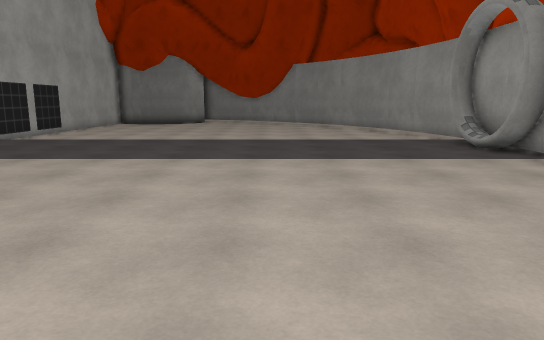
View 1 (above)

13 first-person views from a walk through a 3-D level made in the Unity game engine. The camera is 1.5 m above the floor, tilts 10° down and sees 70° across. The floor is counted in squares, 1 m on a side. Each view is taken from the middle of a square. On the plan, view 1 faces up. The plan holds only what a view shows up to about 17 squares ahead; the rest is blank. The place goes on beyond the plan. Some surface patterns are stand-ins.

View 2
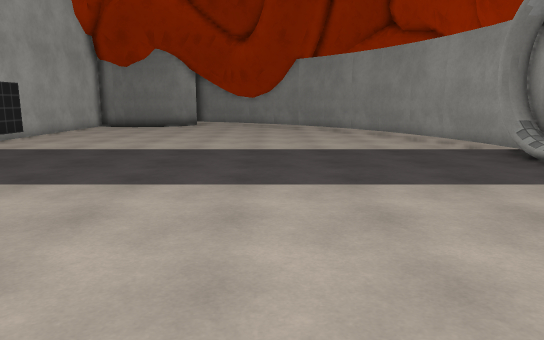

View 3
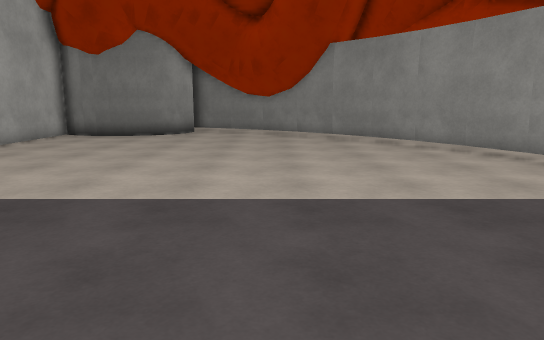

View 4
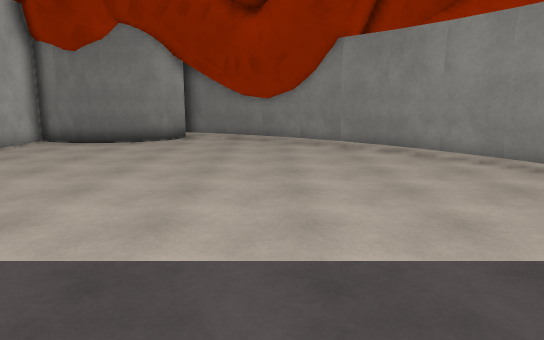

View 5
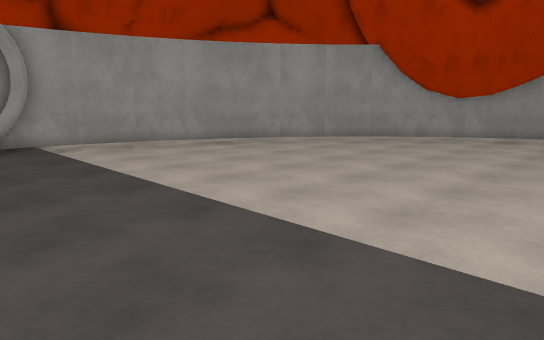

View 6
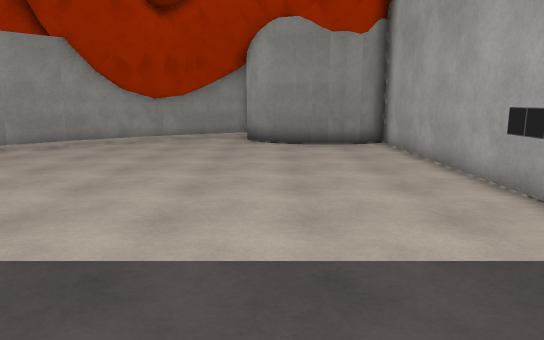

View 7
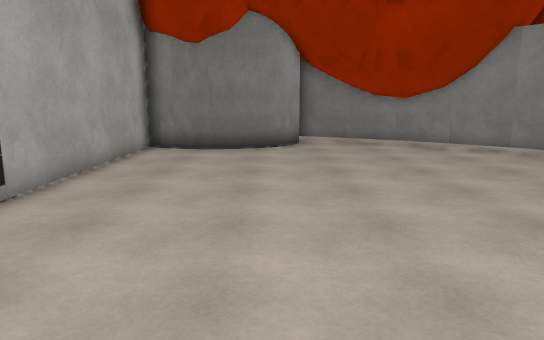

View 8
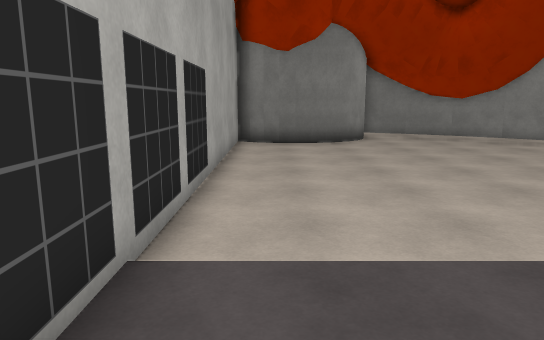

View 9
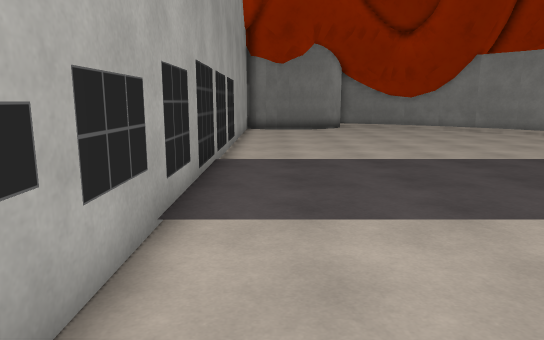

View 10
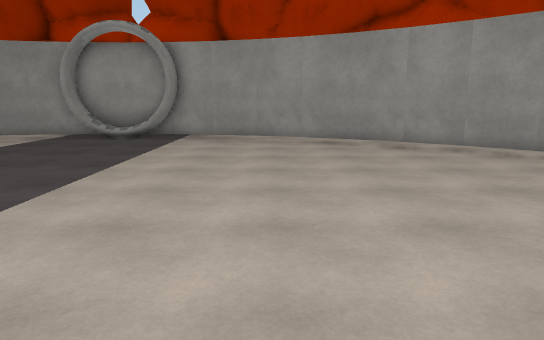

View 11
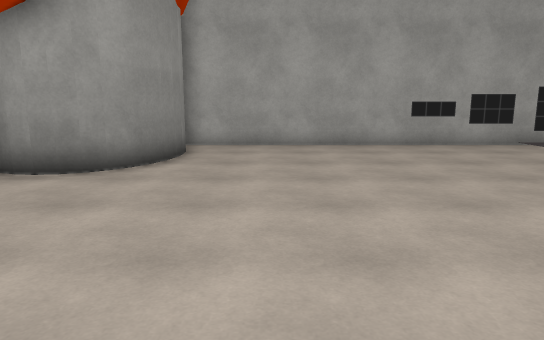

View 12
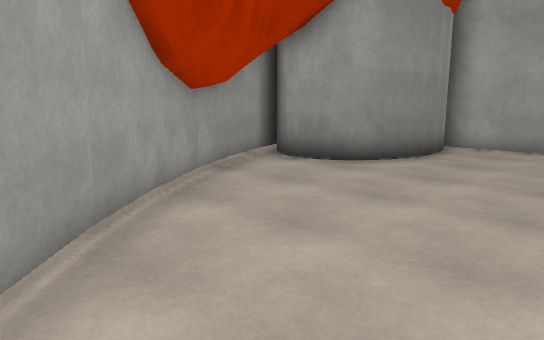

View 13
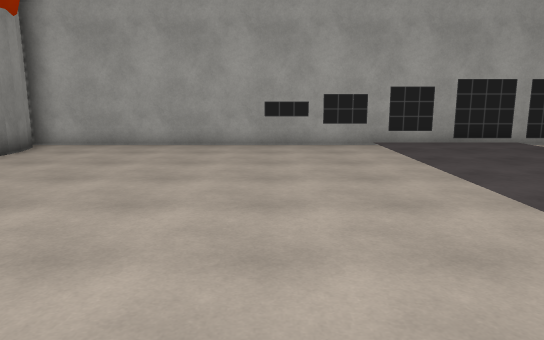

### Floor plan
Points are (right, up) in squares from view 1. A wall is a line through its corners. A room is listed if a view was taken in it or the views show most of it. See-through windows are left out.
Room 1 (views 1, 2, 3, 4, 5, 6, 7, 8, 9, 10, 11, 12, 13)
walls: (7.1, 12) (7.1, 13.5); (7, 10.5) (7.1, 12.1); (7, 14.4) (6.8, 15.6) (6.3, 17.4); (6.7, 8.3) (6.9, 9.6); (6.3, 17.3) (5.6, 19.2); (6.3, 6.6) (6.7, 8.4); (5.7, 19) (4.8, 20.8); (5.6, 4.8) (6.3, 6.7); (4.9, 20.7) (3.9, 22.4); (4.8, 3.2) (5.7, 4.9); (4, 22.2) (2.7, 23.8); (3.8, 1.6) (4.9, 3.3); (2.8, 23.8) (1.4, 25.3); (2.7, 0.1) (3.9, 1.7); (1.6, 25.1) (0.1, 26.4) (-1.5, 27.5); (1.5, -1.2) (2.8, 0.3); (-6.9, -1.7) (-6.3, -2); (-8.2, -1.6) (-7.5, -1.6) (-6.6, -1.8) (-5.6, -2.4) (-5, -3.2) (-4.9, -4.2); (-5.9, -2.3) (-5.3, -2.8) (-4.9, -3.7) (-5, -4.5); (-8.8, -1.6) (-8, -1.6); (-7.4, 26.2) (-8.2, 26.1); (-6.2, 26.6) (-6.9, 26.3); (-8.1, 26.1) (-9, 26.2) (-9.9, 26.6); (-8.6, 26.1) (-9.3, 26.3); (-9.4, -1.8) (-8.7, -1.6); (-1.3, 27.4) (-3.1, 28.4); (-1.5, -3.5) (0.1, -2.4) (1.6, -1.1); (-9.8, 26.5) (-10.4, 26.8) (-10.4, -2.3) (-9.9, -2) (-9.2, -1.7); (-4.9, 28.1) (-5.2, 27.4) (-5.9, 26.8); (-3, 28.4) (-4.8, 29.2); (-3.1, -4.5) (-1.4, -3.5); (-4.9, 28.6) (-5, 27.8) (-5.6, 27) (-6.6, 26.4) (-7.5, 26.2); (-4.8, -5.2) (-2.9, -4.4)
objects: other object (6, 10) to (7, 10); other object (6, 14) to (7, 14)

Positions as (right, up) in squares from view 1, and headings:
1: (0, 0), facing up
2: (0, 3), facing up
3: (-1, 9), facing up
4: (-1, 11), facing up
5: (-7, 13), facing down-right
6: (-6, 13), facing down
7: (-6, 13), facing up
8: (-9, 11), facing up
9: (-9, 5), facing up
10: (-9, 6), facing right
11: (3, 1), facing left
12: (3, 3), facing down-left
13: (3, 6), facing left
